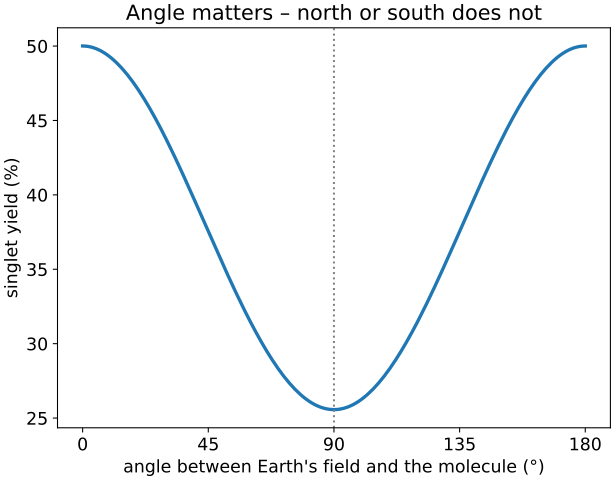

Here is the Python script that generated this plot:
# radical_pair.py – From “The Robin's Quantum Compass”
# https://wildbionics.com/articles/robin-magnetic-compass/ · Code: MIT licence
# Needs: python3 -m pip install numpy matplotlib
# Run: python3 radical_pair.py   (https://wildbionics.com/run-code/)

import numpy as np
import matplotlib.pyplot as plt

# Physical constants
GAMMA_E = 1.760859e11     # gyromagnetic ratio of the electron (rad s⁻¹ T⁻¹)
MU_B = 9.2740101e-24      # Bohr magneton (J/T)
K_B = 1.380649e-23        # Boltzmann constant (J/K)
H = 6.62607015e-34        # Planck constant (J s)

# Model – a minimal radical pair (assumptions, see the text)
B_EARTH = 50e-6           # Earth's field (T), about 50 µT
HYPERFINE = 1.0e-3        # axial hyperfine coupling of electron 1 to one nucleus (T)
ANISOTROPY = (0.0, 0.0, 1.0)   # hyperfine tensor diag(x, y, z) in units of HYPERFINE: purely axial
LIFETIME = 1e-6           # radical-pair lifetime (s); recombination rate k = 1/LIFETIME

# Why this is surprising: the Zeeman splitting of an electron spin in Earth's field vs. heat
zeeman = 2 * MU_B * B_EARTH
print(f"Zeeman splitting / thermal energy at 37 °C: {zeeman / (K_B * 310):.0e}")
print(f"electron spins precess at {GAMMA_E * B_EARTH / (2 * np.pi) / 1e6:.1f} MHz in Earth's field")

# Spin operators for spin 1/2, combined for electron 1, electron 2 and the nucleus (8 states)
sx, sy, sz = (np.array(m, dtype=complex) / 2 for m in ([[0, 1], [1, 0]], [[0, -1j], [1j, 0]], [[1, 0], [0, -1]]))
one = np.eye(2)
def op(a, b, c):
    return np.kron(np.kron(a, b), c)
spin = (sx, sy, sz)
S1 = [op(s, one, one) for s in spin]                     # electron 1
S2 = [op(one, s, one) for s in spin]                     # electron 2
S1_I = [op(s, one, s) for s in spin]                     # products S1x·Ix, S1y·Iy, S1z·Iz
singlet = 0.25 * np.eye(8) - sum(op(s, s, one) for s in spin)     # projector onto the singlet state


def singlet_yield(theta):
    """Fraction of radical pairs that react from the singlet state, field at angle theta to the molecule."""
    b = np.array([np.sin(theta), 0.0, np.cos(theta)])
    w = GAMMA_E * B_EARTH
    zeeman_h = w * sum(bi * (s1 + s2) for bi, s1, s2 in zip(b, S1, S2))
    hyperfine_h = GAMMA_E * HYPERFINE * sum(a * si for a, si in zip(ANISOTROPY, S1_I))
    energies, states = np.linalg.eigh(zeeman_h + hyperfine_h)
    p = np.einsum("im,ij,jn->mn", states.conj(), singlet, states)   # singlet projector in the eigenbasis
    k = 1 / LIFETIME
    omega = energies[:, None] - energies[None, :]
    return float(np.sum(np.abs(p) ** 2 * k**2 / (k**2 + omega**2)).real / 2)   # Tr(singlet) = 2


angles = np.radians(np.linspace(0, 180, 181))
yields = np.array([singlet_yield(a) for a in angles])
print(f"singlet yield: {yields[0]:.4f} along the field axis, {yields[90]:.4f} across it")
print(f"compass signal (max − min): {100 * (yields.max() - yields.min()):.2f} % of all pairs")
print(f"north and south look alike – yield at θ equals yield at 180° − θ to within 1e-12: "
      f"{np.allclose(yields, yields[::-1], rtol=0, atol=1e-12)}")

plt.rcParams["font.size"] = 13      # large type: the chart stays readable on a phone
fig, ax = plt.subplots(figsize=(6.4, 5.0), layout="constrained")
ax.plot(np.degrees(angles), 100 * yields, lw=2.5)
ax.axvline(90, color="grey", ls=":", lw=1.5)
ax.set_xlabel("angle between Earth's field and the molecule (°)")
ax.set_ylabel("singlet yield (%)")
ax.set_xticks([0, 45, 90, 135, 180])
ax.set_title("Angle matters – north or south does not")
plt.show()
